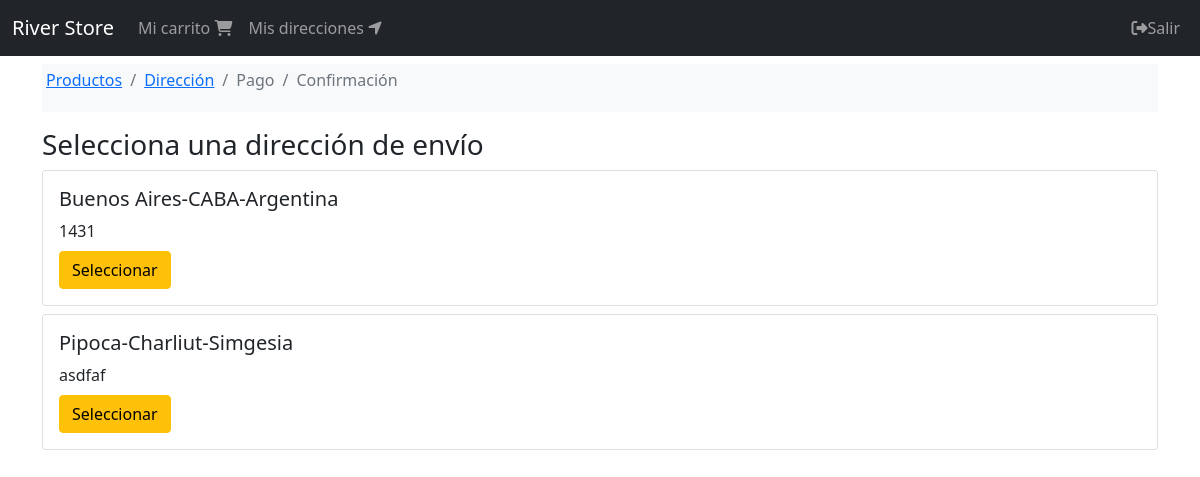
The app's page /orden/seleccionar/direccion (signed in), older data.
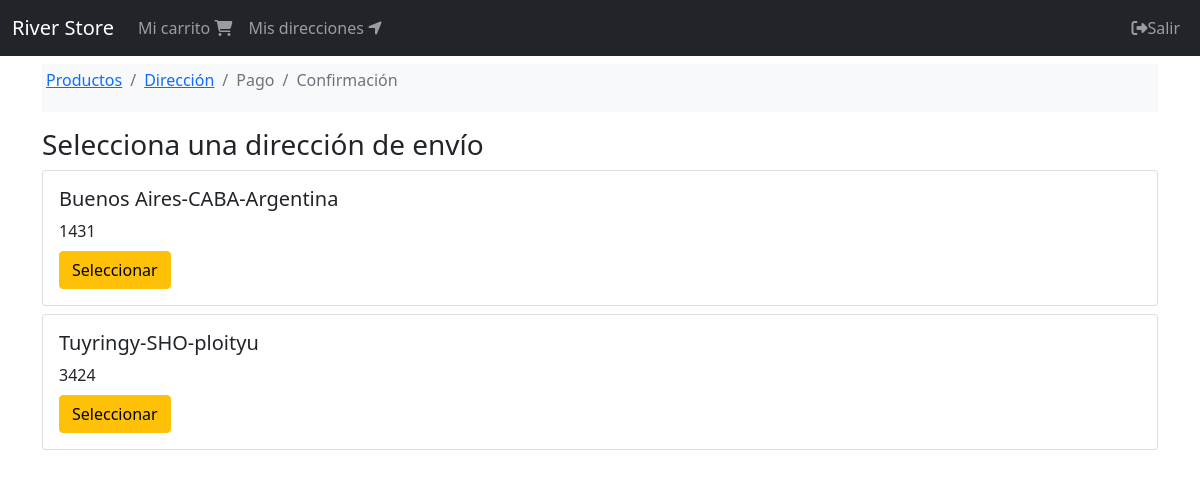
The same page, newer data.
### shipping_addresses/models.py (models this page shows, shortened)
class ShippingAddress(models.Model):
    user = models.ForeignKey(User, null=False, blank=False, on_delete=models.CASCADE)
    line1 = models.CharField(max_length=200)
    line2 = models.CharField(max_length=200, blank=True)
    city=models.CharField(max_length=100)
    state=models.CharField(max_length=100)
    country=models.CharField(max_length=50)
    reference=models.CharField(max_length=300)
    postal_code=models.CharField(max_length=10, null=False, blank=False)
    default=models.BooleanField(default=False)
    created_at=models.DateTimeField(auto_now_add=True)
    @property
    def address(self):
        return f'{self.city}-{self.state}-{self.country}'

### orders/views.py (the view)
# urls.py: path('seleccionar/direccion', views.select_address, name='select_address'),
@login_required(login_url='login')
def select_address(request):
    shipping_addresses = request.user.shippingaddress_set.all()
    return render(request, 'orders/select_address.html', {
        'breadcrumb': breadcrumb(address=True),
        'shipping_addresses': shipping_addresses
    })

### orders/utils.py (called while the page is built)
def breadcrumb(products=True, payment=False, address=False, confirmation=False):
    return [
        {'title': 'Productos', 'active': products, 'url': reverse('orders:order')},
        {'title': 'Dirección', 'active': address, 'url': reverse('orders:address')},
        {'title': 'Pago', 'active': payment, 'url': reverse('orders:order')},
        {'title': 'Confirmación', 'active': confirmation, 'url': reverse('orders:order')}
    ]

### orders/templates/orders/select_address.html
{% extends 'base.html' %}
{% block breadcrumb %}
{% include 'orders/snippets/breadcrumb.html' %}
{% endblock %}
{% block content %}
<div class="col">
    <div class="h3">
        Selecciona una dirección de envío
    </div>
    <div class="mt-2">
        {% for shipping_address in shipping_addresses %}
        <div class="card mb-2">
            <div class="card-body">
                <h5 class="card-title">{{ shipping_address.address }}</h5>
                <p class="card-title">{{ shipping_address.postal_code }}</p>
                <a href="{% url 'orders:check_address' shipping_address.pk %}" class="btn btn-warning">Seleccionar</a>
            </div>
        </div>
        {% endfor %}
    </div>
</div>
{% endblock %}

Row changes from the older to the newer data that the page shows:
removed ShippingAddress: address "Pipoca-Charliut-Simgesia", postal_code "asdfaf"
added ShippingAddress: address "Tuyringy-SHO-ploityu", postal_code "3424"
